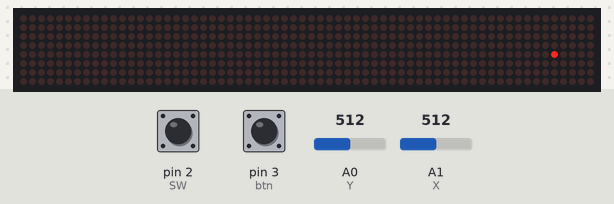
A sketch run on a simulated Arduino Uno, built with avr-gcc and run on an emulated ATmega328P. Parts: 64×8 LED matrix. Inputs (shaded band) come from the test bench; at power-on: A1 (X) = 512, pin 2 (SW) HIGH, pin 3 (btn) HIGH, A0 (Y) = 512. No radio packets arrive unless stated.

Above: at 1.2 s.
1.3 s: A1 (X) set to 991
2.8 s: A1 (X) set to 1008
4.4 s: pin 2 (SW) pulled LOW for 0.15 s
6.0 s: pin 3 (btn) pulled LOW for 0.15 s
7.7 s: pin 2 (SW) pulled LOW for 1 s
10.2 s: pin 2 (SW) pulled LOW for 0.15 s
At 10.3 s:
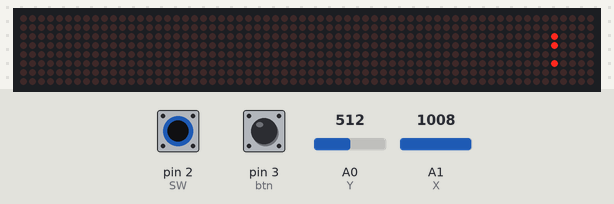

The sketch:

transmitter.ino
```cpp
#include <RH_ASK.h>
#include <LedControl.h>
#include <SPI.h>

// radio transmitter
RH_ASK driver;
bool flag = 0;

// led matrix
// note: use .setColumn() when setting rows because
// of the physical orientation of the matrix in this project
const uint8_t DIN = 8;
const uint8_t CS = 10;
const uint8_t CLK = 9;
LedControl lc = LedControl(DIN,CLK,CS,0);
uint8_t image[] = {0x00,0x00,0x00,0x00,0x00,0x00,0x00,0x00}; // just for display
uint8_t image_no_cursor[] = {0x00,0x00,0x00,0x00,0x00,0x00,0x00,0x00}; // to send over radio

// joystick
const uint8_t SW = 2; // SW
const uint8_t X = A1; // VRx
const uint8_t Y = A0; // VRy
uint8_t posx=3,
        posy=4;
uint16_t last_switch_time=0;

// send matrix button
const uint8_t btn = 3;
uint16_t last_btn_time=0;

void inline displayImage()
{
  for(int i = 0; i < 8; i++)
  {
      // displaying the cursor + the drawn image
      uint8_t var = image[i];
      var |=image_no_cursor[i];
      lc.setColumn(0,i, var);
  }
}


void setup() {

  // led matrix setup
  lc.shutdown(0,false);
  lc.setIntensity(0,15);
  lc.clearDisplay(0);
  image[posx] |= (1<<(8-posy-1)); //counting colums from left to right, from 0
  displayImage();

  // joystick setup
  pinMode(SW, INPUT_PULLUP);
  attachInterrupt(digitalPinToInterrupt(SW), toggleISR, FALLING);

  // send matrix button
  pinMode(btn, INPUT);
  attachInterrupt(digitalPinToInterrupt(btn), sendISR, FALLING);


  //Serial.begin(9600);


  driver.init();

}


void toggleISR(){
  int time_now = millis();
  if(time_now - last_btn_time > 250)
  {
    //Serial.println("-----Interrupt-----TOGGLE-LED------");
    image_no_cursor[posx] ^= (1<<(8-posy-1));
    last_btn_time = time_now;
  }
}

void sendISR(){
   int time_now = millis();
   if(time_now - last_switch_time > 250)
   {
     //Serial.println("-----Interrupt-----SEND----------");
     flag = 1;
     last_switch_time = time_now;
   }
}


void loop() {
  uint_fast16_t valX = analogRead(X),
                valY = analogRead(Y);
  //Serial.println(valX);
  //Serial.println(valY);
  // up
  if(valY < 20 && (valX > 450 && valX<600))
  {
    // check for boundaries
    if(posx < 7){
      image[posx] &= ~(1<<(8-posy-1));
      ++posx;
      image[posx] |= (1<<(8-posy-1));
    }
    else{
      image[posx] &= ~(1<<(8-posy-1));
      posx = 0;
      image[posx] |= (1<<(8-posy-1));
    }
    //Serial.print("Position X: ");
    //Serial.println(posx);
  }
  // right
  if(valY > 1000 && (valX > 450 && valX<600))
  {
      if(posx > 0)
      {
       image[posx] &= ~(1<<(8-posy-1));
       --posx;
       image[posx] |= (1<<(8-posy-1));
      }
      else
      {
       image[posx] &= ~(1<<(8-posy-1));
       posx = 7;
       image[posx] |= (1<<(8-posy-1));
      }
      //Serial.print("Position X: ");
      //Serial.println(posx);
  }
  //down
  if(valX < 20 && (valY > 450 && valY<600))
  {
    // check for boundaries
    if(posy > 0){
      image[posx] &= ~(1<<(8-posy-1));
      --posy;
      image[posx] |= (1<<(8-posy-1));
    }
    else{
      image[posx] &= ~(1<<(8-posy-1));
      posy = 7;
      image[posx] |= (1<<(8-posy-1));
    }
    //Serial.print("Position Y: ");
    //Serial.println(posy);
  }
  //left
  if(valX >1000 && (valY > 450 && valY<600))
  {
    // check for boundaries
    if(posy < 7){
      image[posx] &= ~(1<<(8-posy-1));
      ++posy;
      image[posx] |= (1<<(8-posy-1));
    }
    else{
      image[posx] &= ~(1<<(8-posy-1));
      posy = 0;
      image[posx] |= (1<<(8-posy-1));
    }
    //Serial.print("Position Y: ");
    //Serial.println(posy);
  }
  if(flag)
  {
      const uint8_t* c = image_no_cursor;
     driver.send(c, 8);
     driver.waitPacketSent();
     for(int i = 0; i < 8; i++) image_no_cursor[i] = 0x00;
     flag = 0;
  }


  displayImage();
}
```

Measured:
- after the input at 1.3 s, every drawn part: stays the same
- after the input at 10.2 s, the display: first changes at once (image 1 shows a later state)
